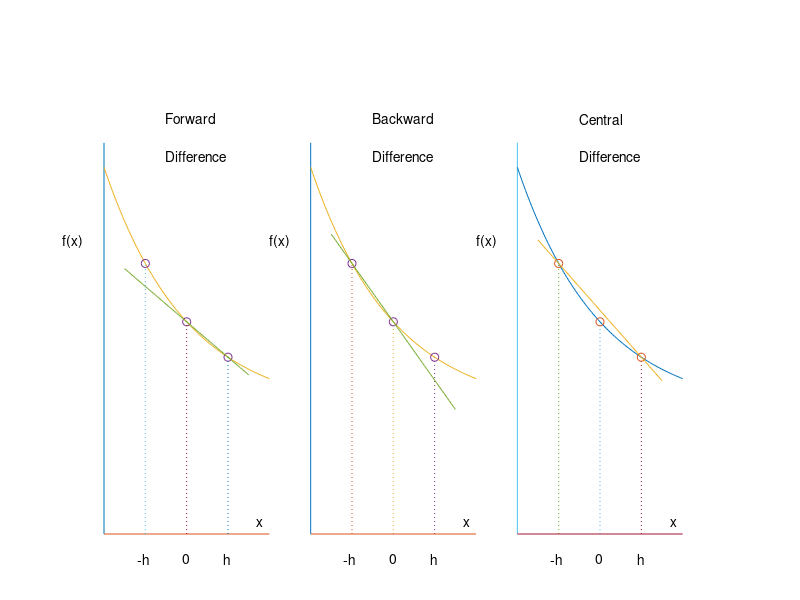

Source code (MATLAB):
% f6_1 
% Copyright S. Nakamura, 1995
set(gcf, 'NumberTitle','off','Name', 'Figure 6.1')

hold off
clear,clf
axis([0 15 0 2])
hold on
plot([0 0],[0 1.6])

plot([0 4],[0 0])

x= 0:0.05:4;
y=(exp(-0.5*x)+0.5);
xp=[1,2,3];
yp=exp(-0.5*xp)+0.5;
plot(x,y)
plot(xp,yp,'o')
xL=0.5:0.05:3.5;
a=(yp(2)-yp(3))/(xp(2)-xp(3));
x0=xp(2);b=yp(2);
yL=a*(xL-x0) + b;
plot(xL,yL)
%             vertical bar
for m=0:5:10
for k=1:3
plot([xp(k),xp(k)]+m,[0,yp(k)],':')
end
end
text(1.5,1.7, 'Forward')
text(1.5,1.55, 'Difference')
for m=0:5:10
text(-1+m,1.2,'f(x)')
text(3.7+m,0.05,'x')
text(1-0.2+m,-0.1, '-h')
text(2-0.1+m,-0.1, '0')
text(3-0.1+m,-0.1, 'h')
end

text(1.5+5,1.7, 'Backward')
text(1.5+5,1.55, 'Difference')
text(1.5+10,1.7, 'Central')
text(1.5+10,1.55, 'Difference')

%  B
plot([0 0]+5,[0 1.6])

plot([0 4]+5,[0 0])
plot(x+5,y)
plot(xp+5,yp,'o')
a=(yp(2)-yp(1))/(xp(2)-xp(1));
x0=xp(1);b=yp(1);
yL=a*(xL-x0) + b;
plot(xL+5,yL)

%  C
plot([0 0]+10,[0 1.6])

plot([0 4]+10,[0 0])
plot(x+10,y)
plot(xp+10,yp,'o')
a=(yp(3)-yp(1))/(xp(3)-xp(1));
x0=xp(1);b=yp(1);
yL=a*(xL-x0) + b;
plot(xL+10,yL)
axis('off')
